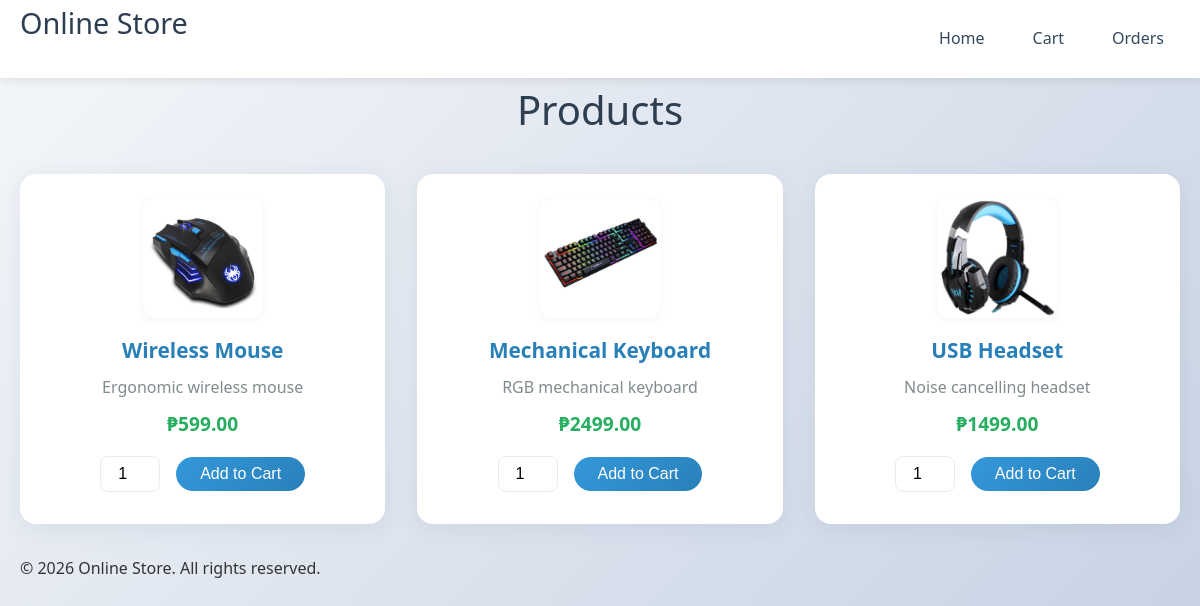
Screenshot of /public/ with the database file from the repository.
### tables this page shows
CREATE TABLE `products` (
  `id` int(11) NOT NULL AUTO_INCREMENT,
  `name` varchar(100) DEFAULT NULL,
  `description` text DEFAULT NULL,
  `price` decimal(10,2) DEFAULT NULL,
  `image` varchar(255) DEFAULT NULL,
  PRIMARY KEY (`id`)
);

### app/controllers/ProductController.php (called while the page is built)
<?php
class ProductController {
    private $productModel;
    public function __construct($conn) {
        $this->productModel = new Product($conn);
    }
    public function index() {
        $products = $this->productModel->getAllProducts();
        include '../app/views/products/index.php';
    }
}

### app/models/Product.php (called while the page is built, shortened)
<?php
class Product {
    private $conn;
    public function __construct($conn) {
        $this->conn = $conn;
    }
    public function getAllProducts() {
        $result = $this->conn->query("SELECT * FROM products");
        return $result->fetch_all(MYSQLI_ASSOC);
    }
}

### app/views/products/index.php (the view, shortened to what this page needs)
<link rel="stylesheet" href="assets/css/style.css">
<header>
    <nav class="container">
        <h1>Online Store</h1>
        <div>
            <a href="./">Home</a>
            <a href="cart">Cart</a>
            <a href="orders/history">Orders</a>
        </div>
    </nav>
</header>
<main class="container">
    <h1>Products</h1>
    <div class="products-grid">
    <?php foreach($products as $p): ?>
    <div class="product">
        <img src="assets/images/<?= htmlspecialchars($p['image'] ?: 'default.jpg') ?>" alt="<?= htmlspecialchars($p['name']) ?>">
        <div class="product-content">
            <h3><?= htmlspecialchars($p['name']) ?></h3>
            <p><?= htmlspecialchars($p['description']) ?></p>
            <p class="price">₱<?= htmlspecialchars($p['price']) ?></p>
            <form action="/online_store_mvc/public/cart/add" method="POST">
                <input type="number" name="quantity" value="1" min="1">
                <button type="submit" class="btn">Add to Cart</button>
            </form>
        </div>
    </div>
    <?php endforeach; ?>
    </div>
</main>
<footer>
    <div class="container">
        <p>&copy; 2026 Online Store. All rights reserved.</p>
    </div>
</footer>

### public/index.php (shortened to what this page needs)
<?php
require_once '../config/config.php';
require_once '../app/models/Product.php';
require_once '../app/controllers/ProductController.php';
$request = parse_url($_SERVER['REQUEST_URI'], PHP_URL_PATH);
$base = '/online_store_mvc/public';
$request = str_replace($base, '', $request);
if ($request === '' || $request === '/') {
    $controller = new ProductController($conn);
    $controller->index();
}
elseif ($request === '/cart') {
    $controller = new CartController($conn);
    $controller->view();
}
elseif ($request === '/cart/add') {
    $controller = new CartController($conn);
    $controller->add();
}
elseif ($request === '/cart/remove') {
    $controller = new CartController($conn);
    $controller->remove();
}
elseif ($request === '/cart/update') {
    $controller = new CartController($conn);
    $controller->update();
}
elseif ($request === '/checkout') {
    $controller = new CheckoutController($conn);
    $controller->view();
}
elseif ($request === '/checkout/process') {
    $controller = new CheckoutController($conn);
    $controller->process();
}
elseif (preg_match('#^/orders/success(?:/(\d+))?$#', $request, $matches)) {
    $order_id = $matches[1] ?? null;
    $controller = new OrderController($conn);
    $controller->success($order_id);
}
elseif (preg_match('#^/orders/failed(?:/(\d+))?$#', $request, $matches)) {
    $order_id = $matches[1] ?? null;
    $controller = new OrderController($conn);
    $controller->failed($order_id);
}
elseif ($request === '/orders/view') {
    $controller = new OrderController($conn);
    $controller->view();
}
elseif ($request === '/orders/history') {
    $controller = new OrderController($conn);
    $controller->history();
}
elseif ($request === '/webhook/paymongo') {
    $controller = new OrderController($conn);
    $controller->webhook();
}
else {
    echo "404 Page Not Found";
}

### public/assets/css/style.css (style rules this page uses)
* { box-sizing: border-box; margin: 0; padding: 0; }
.container { max-width: 1200px; margin: 0 auto; padding: 0 20px; }
header { background: #fff; box-shadow: 0 2px 10px rgba(0,0,0,0.1); position: sticky; top: 0; z-index: 100; }
header nav { display: flex; justify-content: space-between; align-items: center; padding: 1rem 0; }
header h1 { color: #2c3e50; font-size: 1.8rem; }
header nav div { display: flex; gap: 1rem; }
header a { text-decoration: none; color: #34495e; font-weight: 500; padding: 0.5rem 1rem; border-radius: 25px; transition: all 0.3s ease; }
main { padding: 2rem 0; }
h1 { text-align: center; margin-bottom: 2rem; color: #2c3e50; font-size: 2.5rem; font-weight: 300; }
.btn { display: inline-block; padding: 0.75rem 2rem; background: linear-gradient(135deg, #3498db, #2980b9); color: white; text-decoration: none; border: none; border-radius: 25px; font-size: 1rem; font-weight: 500; cursor: pointer; transition: all 0.3s ease; text-align: center; width: 100%; margin-bottom: 1rem; }
.products-grid { display: grid; grid-template-columns: repeat(auto-fit, minmax(260px, 1fr)); gap: 2rem; margin-bottom: 2rem; }
.product { background: #fff; border-radius: 16px; box-shadow: 0 4px 24px rgba(44, 62, 80, 0.08); padding: 1.5rem 1.5rem 2rem 1.5rem; display: flex; flex-direction: column; align-items: center; transition: transform 0.2s, box-shadow 0.2s; border: none; }
.product img { width: 120px; height: 120px; object-fit: cover; border-radius: 12px; margin-bottom: 1rem; background: #f1f2f6; box-shadow: 0 2px 8px rgba(44, 62, 80, 0.05); }
.product-content { width: 100%; text-align: center; }
.product-content h3 { color: #2980b9; font-size: 1.3rem; margin-bottom: 0.5rem; font-weight: 600; }
.product-content p { color: #7f8c8d; margin-bottom: 0.5rem; font-size: 1rem; }
.product-content .price { color: #27ae60; font-size: 1.2rem; font-weight: 700; margin-bottom: 1rem; }
.product-content form { display: flex; gap: 0.5rem; justify-content: center; align-items: center; }
.product-content input[type="number"] { width: 60px; padding: 0.5rem; border-radius: 8px; border: 1.5px solid #e9ecef; font-size: 1rem; margin-right: 0.5rem; text-align: center; transition: border-color 0.3s; }
.product-content .btn { width: auto; margin-bottom: 0; padding: 0.5rem 1.5rem; font-size: 1rem; }

### rows the page displays
products: image (picture), name "Wireless Mouse", description "Ergonomic wireless mouse", price "599.00"
products: image (picture), name "Mechanical Keyboard", description "RGB mechanical keyboard", price "2499.00"
products: image (picture), name "USB Headset", description "Noise cancelling headset", price "1499.00"
